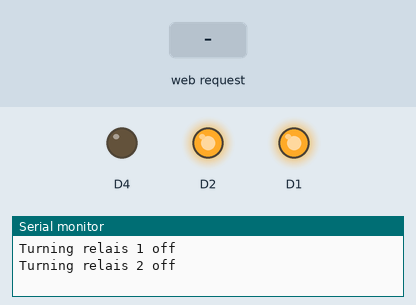
This sketch was run on a simulated ESP8266 (NodeMCU). On the bench: output pins drawn as LEDs (lit = HIGH, except the on-board LED, lit = LOW), the last lines printed to the serial monitor. Inputs (shaded band) come from the test bench.

Above: at 1.2 s.
1.3 s: HTTP request GET /high received
At 1.9 s:
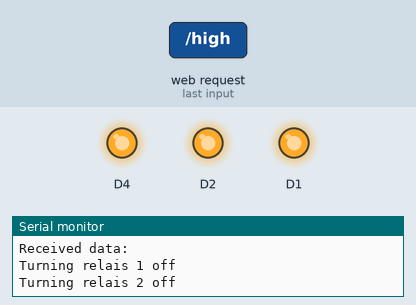
4.3 s: HTTP request GET /low received
At 6.4 s:
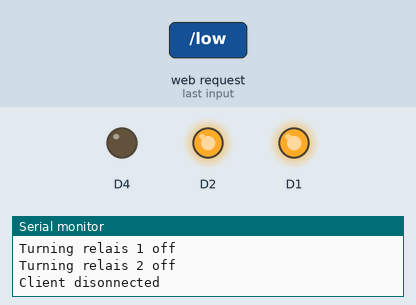
Timing chart, 0 to 7.9 s (numbered marks = the images above; inputs shaded):
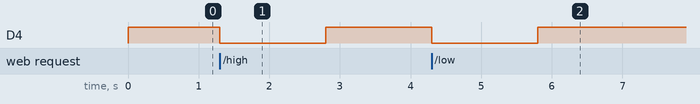

The sketch:

Server.ino
```cpp
// Make sure these match between server and client
#define WIFI_SSID       "wicked"
#define WIFI_PASSWORD   "thereisnospoon"

// Turn ventilation off after no data received for this duration.
// Do not set this too low, must be higher than time required to clear bathroom of humid air.
#define FAILOVER_DURATION 1800000 // 30 minutes

unsigned long lastReceiveTime;

void setup() {
  Serial.begin(115200);
  Serial.println();

  setupLed();
  setupRelais();
  setupWiFi();
  setupSocket();
}

void loop() {
  loopSocket();
  loopFailover();
}

void onDataReceive(String state) {
  if(state == "high") {
    setRelais1(false);
    setRelais2(true);
  } else if(state == "low") {
    setRelais2(false);
    setRelais1(true);
  } else {
    setRelais1(false);
    setRelais2(false);
  }
  lastReceiveTime = millis();
}

void loopFailover() {
  if(lastReceiveTime == NULL || millis() - lastReceiveTime >= FAILOVER_DURATION) {
    // No data received for long time. Simulate receiving off so ventilation shutdowns and doesn't keep running indefinitely.
    Serial.printf("No data received for FAILOVER_DURATION (%d). Simulating off request...\n", FAILOVER_DURATION);
    onDataReceive("off");
  }
}
```

Led.ino
```cpp
void setLed(bool state) {
  digitalWrite(BUILTIN_LED, !state); // For some reason we need to invert this for the BUILTIN_LED (true is off, false is on).
}

void setupLed() {
  pinMode(BUILTIN_LED, OUTPUT);
  setLed(false);
}
```

Relais.ino
```cpp
void setRelais(int pin, bool state) {
  digitalWrite(pin, !state);
}

void setRelais1(bool state) {
  Serial.print("Turning relais 1 ");
  Serial.println(state ? "on" : "off");
  setRelais(D1, state);
}

void setRelais2(bool state) {
  Serial.print("Turning relais 2 ");
  Serial.println(state ? "on" : "off");
  setRelais(D2, state);
}

void setupRelais() {
  pinMode(D1, OUTPUT);
  setRelais1(false);
  pinMode(D2, OUTPUT);
  setRelais2(false);
}
```

Socket.ino
```cpp
#include <ESP8266WiFi.h>

WiFiServer server(1337);

void setupSocket() {
  server.begin();
  Serial.printf("Server started, clients can connect to %s:1337\n", WiFi.softAPIP().toString().c_str());
}

void loopSocket() {
  // Check if there is a client connected to the socket
  WiFiClient client = server.available();
  if(client) {
    Serial.printf("Client connected: %s\n", client.localIP().toString().c_str());

    while(client.connected()) {
      // Client disconnects from socket after the message is sent, so we do not hang in this while indefinitely
      setLed(true);
      if(client.available()) {
        String line = client.readStringUntil('\r');
        Serial.print("Received data: ");
        Serial.println(line);
        onDataReceive(line);
      }
      delay(1); // Give the server time to receive data
    }

    // Client disconnected: close the connection.
    client.stop();
    setLed(false);
    Serial.println("Client disonnected");
    Serial.println();
  }
}
```

WiFi.ino
```cpp
#include <ESP8266WiFi.h>

void setupWiFi() {
  Serial.print("Starting Access Point... ");
  boolean result = WiFi.softAP(WIFI_SSID, WIFI_PASSWORD, 8, false);

  if(result == true) {
    Serial.println("Ready");
  } else {
    Serial.println("Failed!");
  }
}
```

Measured:
- after the input at 1.3 s, D4: HIGH → LOW at once, → HIGH 1.5 s later
- after the input at 4.3 s, D4: HIGH → LOW at once, → HIGH 1.5 s later
